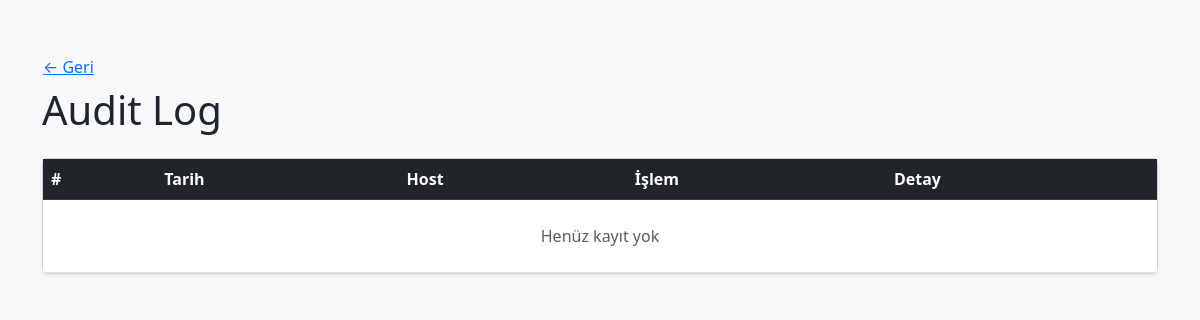
/audit (signed in), run on an earlier commit of the app's database.
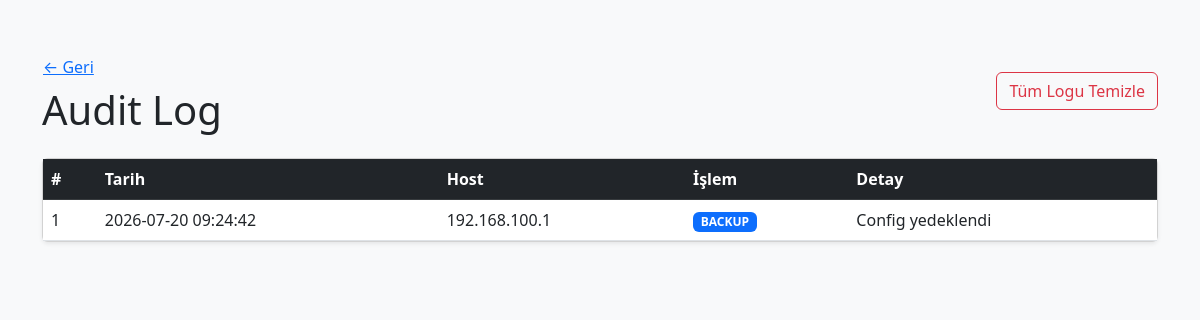
And on a later commit of the database.
### tables this page shows
CREATE TABLE audit_log (
            id INTEGER PRIMARY KEY AUTOINCREMENT,
            tarih TEXT,
            host TEXT,
            islem TEXT,
            detay TEXT,
            user_id INTEGER
        );

### app.py (the view)
@app.route('/audit')
@login_required
def audit():
    logs = log_listele(current_user.id)
    return render_template('audit.html', logs=logs)

### app.py (called while the page is built)
@login_manager.user_loader
def load_user(user_id):
    import sqlite3
    conn = sqlite3.connect("audit.db")
    c = conn.cursor()
    c.execute("SELECT * FROM users WHERE id = ?", (user_id,))
    user = c.fetchone()
    conn.close()
    if user:
        return User(user[0], user[1], user[3])
    return None

### database.py (called while the page is built)
def _get_conn():
    return sqlite3.connect(DB_FILE)

def log_listele(user_id=None):
    conn = _get_conn()
    c = conn.cursor()
    if user_id:
        c.execute(
            "SELECT * FROM audit_log WHERE user_id = ? ORDER BY id DESC",
            (user_id,)
        )
    else:
        c.execute("SELECT * FROM audit_log ORDER BY id DESC")
    rows = c.fetchall()
    conn.close()
    return rows

### templates/audit.html (shortened to what this page needs)
<!DOCTYPE html>
<html lang="tr">
<head>
    <link href="https://cdn.jsdelivr.net/npm/bootstrap@5.3.0/dist/css/bootstrap.min.css" rel="stylesheet">
</head>
<body class="bg-light">
    <div class="container py-5">
        <div class="d-flex justify-content-between align-items-center mb-4">
            <div>
                <a href="/" class="btn btn-link ps-0">← Geri</a>
                <h1 class="mb-0"> Audit Log</h1>
            </div>
            {% if logs %}
            <button class="btn btn-outline-danger"
                onclick="temizleOnay()"> Tüm Logu Temizle</button>
            {% endif %}
        </div>
        <div class="card shadow-sm">
            <div class="card-body p-0">
                <table class="table table-hover mb-0">
                    <thead class="table-dark">
                        <tr>
                            <th>#</th>
                            <th>Tarih</th>
                            <th>Host</th>
                            <th>İşlem</th>
                            <th>Detay</th>
                        </tr>
                    </thead>
                    <tbody>
                        {% for log in logs %}
                        <tr>
                            <td>{{ log[0] }}</td>
                            <td>{{ log[1] }}</td>
                            <td>{{ log[2] }}</td>
                            <td>
                                {% if log[3] == "BACKUP" %}
                                    <span class="badge bg-primary">{{ log[3] }}</span>
                                {% elif log[3] == "CONFIG DIFF" %}
                                    <span class="badge bg-warning text-dark">{{ log[3] }}</span>
                                {% else %}
                                    <span class="badge bg-secondary">{{ log[3] }}</span>
                                {% endif %}
                            </td>
                            <td>{{ log[4] }}</td>
                        </tr>
                        {% else %}
                        <tr><td colspan="5" class="text-center text-muted py-4">Henüz kayıt yok</td></tr>
                        {% endfor %}
                    </tbody>
                </table>
            </div>
        </div>
    </div>
</body>
</html>

What changed in the data, as far as the page shows it:
added audit_log: id "1", tarih "2026-07-20 09:24:42", host "192.168.100.1", islem "BACKUP", detay "Config yedeklendi"
Also different on the page:
text no longer shown: "Henüz kayıt yok"
text now shown: "Tüm Logu Temizle"
